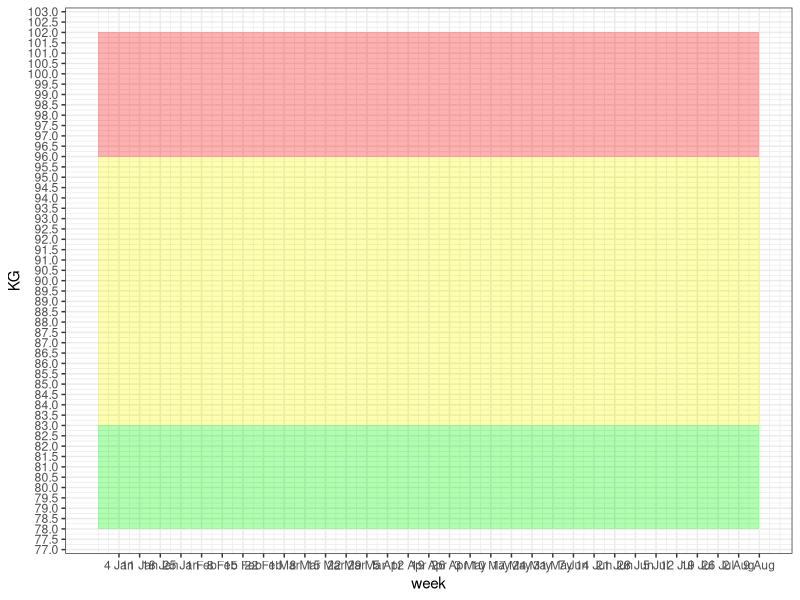
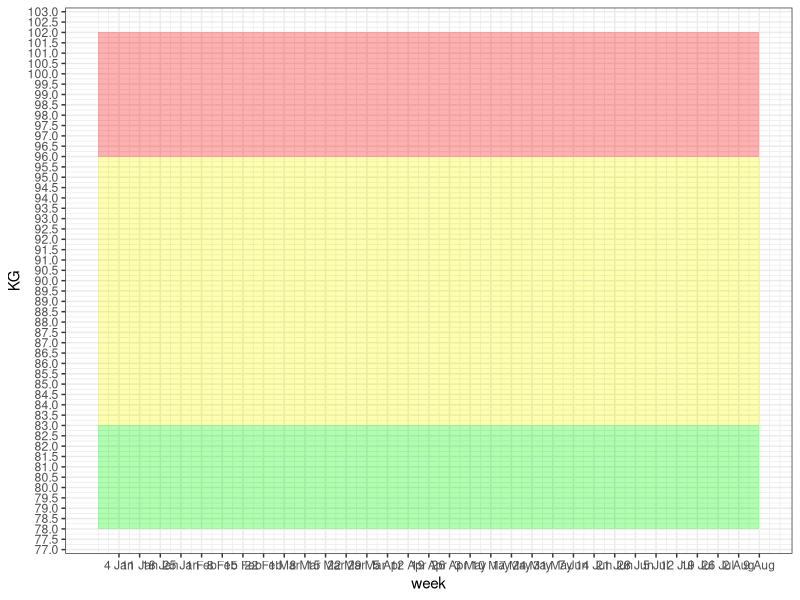

The R source for these figures, in order:
library(ggplot2)

Jan <- c(1:31)
Feb <- c(1:28)
Mar <- c(1:31)
Apr <- c(1:30)
May <- c(1:31)
Jun <- c(1:30)
Jul <- c(1:31)
Aug <- c(1:31)
Sep <- c(1:30)
Oct <- c(1:31)
Nov <- c(1:30)
Dec <- c(1:31)

date <- c(Jan, Feb, Mar, Apr, May, Jun, Jul, Aug, Sep, Oct, Nov, Dec)

Jan <- rep("Jan", 31)
Feb <- rep("Feb", 28)
Mar <- rep("Mar", 31)
Apr <- rep("Apr", 30)
May <- rep("May", 31)
Jun <- rep("Jun", 30)
Jul <- rep("Jul", 31)
Aug <- rep("Aug", 31)
Sep <- rep("Sep", 30)
Oct <- rep("Oct", 31)
Nov <- rep("Nov", 30)
Dec <- rep("Dec", 31)

month <- c(Jan, Feb, Mar, Apr, May, Jun, Jul, Aug, Sep, Oct, Nov, Dec)

rm(Jan, Feb, Mar, Apr, May, Jun, Jul, Aug, Sep, Oct, Nov, Dec)

week <- c("Fri", "Sat", "Sun", "Mon", "Tue", "Wed", "Thu")

year <- as.data.frame(cbind(month, date))

# year <- year[4:nrow(year),]

days <- rep(week, length.out = nrow(year) )

year <- cbind(year, days)

rm(date, days, month, week)

KG <- rep(100:80, length.out = nrow(year), each = 7)

year <- cbind(year, KG)
rownames(year) <- NULL

year[148:nrow(year),]$KG <- 80

year <- year[year$days == "Mon",]

rownames(year) <- NULL

year

year <- year[1:32,]
year$week <- c(1:32)
year$DayMonth <- paste(year$date, year$month)

  
year$height <- 1.79
year$bmi <- (year$KG/year$height^2)
year$bmiNEW <- 1.3 * (year$KG/year$height^2.5)
year  
normal <- (25)
overweight <- (25)
obese <-  (30)

year$Satus <- NA
year[year$bmi <= normal , ]$Satus <- "normal"
year[year$bmi >= overweight , ]$Satus <- "overweight"
year[year$bmi >= obese , ]$Satus <- "obese"

year$SatusNEW <- NA
year[year$bmiNEW <= normal , ]$SatusNEW <- "normal"
year[year$bmiNEW >= overweight , ]$SatusNEW <- "overweight"
year[year$bmiNEW >= obese , ]$SatusNEW <- "obese"

ggplot(data = year, aes(x = week, y = KG))+
  geom_point(alpha=0) + 
  scale_y_continuous(breaks = seq(70, 110, by = 0.5))+
  scale_x_continuous(labels = year$DayMonth, breaks = seq(1,32,1))+
  geom_rect(aes(xmin = 0, xmax = 32, ymin = 78, ymax = 83), fill="green", alpha=0.01)+
  geom_rect(aes(xmin = 0, xmax = 32, ymin = 83, ymax = 96), fill="yellow", alpha=0.01)+
  geom_rect(aes(xmin = 0, xmax = 32, ymin = 96, ymax = 102), fill="red", alpha=0.01)+
  theme_bw()
  
ggsave("2021.pdf", width = 29.7, height = 21.0, units = "cm"  )
rm(year, KG, normal, obese, overweight)